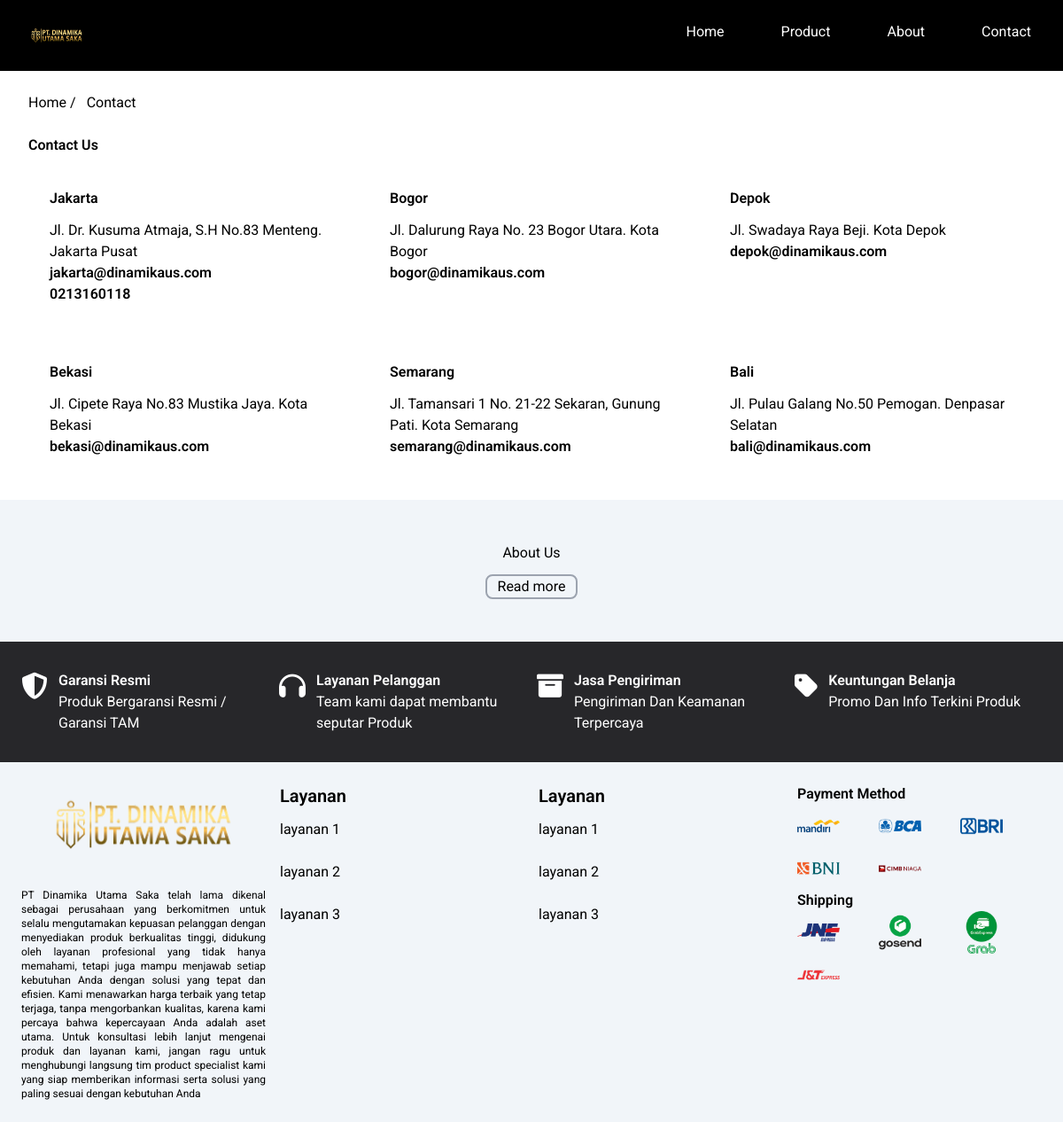
The page /contact.php on the database its author committed.
### tables this page shows
CREATE TABLE `tbl_settings_logo` (
  `SettingsLogoID` int(11) NOT NULL,
  `StatusID` int(11) NOT NULL,
  `SettingsLogoName` varchar(255) NOT NULL,
  `SettingsLogoValue` varchar(255) DEFAULT NULL,
  `CreateBy` varchar(20) DEFAULT NULL,
  `CreateTime` timestamp NOT NULL DEFAULT current_timestamp(),
  `UpdateBy` varchar(20) DEFAULT NULL,
  `UpdateTime` timestamp NULL DEFAULT NULL
);

CREATE TABLE `tbl_contact` (
  `ContactID` int(11) NOT NULL,
  `StatusID` int(11) NOT NULL,
  `ContactNameArea` text NOT NULL,
  `ContactAddress` text DEFAULT NULL,
  `ContactLinkGmaps` text DEFAULT NULL,
  `ContactEmail` text NOT NULL,
  `ContactNumber` varchar(15) DEFAULT NULL,
  `CreateBy` varchar(20) DEFAULT NULL,
  `CreateTime` timestamp NOT NULL DEFAULT current_timestamp(),
  `UpdateBy` varchar(20) DEFAULT NULL,
  `UpdateTime` timestamp NULL DEFAULT NULL
);

CREATE TABLE `tbl_payment` (
  `PaymentID` int(11) NOT NULL,
  `StatusID` int(11) NOT NULL,
  `PaymentName` varchar(50) NOT NULL,
  `PaymentPhoto` varchar(255) DEFAULT NULL,
  `CreateBy` varchar(20) DEFAULT NULL,
  `CreateTime` timestamp NOT NULL DEFAULT current_timestamp(),
  `UpdateBy` varchar(20) DEFAULT NULL,
  `UpdateTime` timestamp NULL DEFAULT NULL
);

CREATE TABLE `tbl_shipping` (
  `ShippingID` int(11) NOT NULL,
  `StatusID` int(11) NOT NULL,
  `ShippingName` varchar(50) NOT NULL,
  `ShippingPhoto` varchar(255) DEFAULT NULL,
  `CreateBy` varchar(20) DEFAULT NULL,
  `CreateTime` timestamp NOT NULL DEFAULT current_timestamp(),
  `UpdateBy` varchar(20) DEFAULT NULL,
  `UpdateTime` timestamp NULL DEFAULT NULL
);

### contact.php (the view, shortened to what the rows shown need)
<?php
require_once('includes/helpers/WebRootPath.php');
require_once('includes/class/MetaClass.php');
$Meta           = new Meta();
require_once('includes/component/Header.php');
require_once('includes/class/ProductClass.php');
$Product        = new Product();
require_once('includes/class/SettingsClass.php');
$SettingsLogo   = new Settings();
require_once('includes/component/Navbar.php');
require_once('includes/class/ContactClass.php');
$Contact        = new Contact();
require_once('includes/class/PaymentLogoClass.php');
$PaymentLogo    = new PaymentLogo();
require_once('includes/class/ShippingLogoClass.php');
$ShippingLogo   = new ShippingLogo();
require_once('includes/component/SidebarMenu.php');
?>
<div class='mx-8 my-6'>
    <div>
        <div class="grid lg:grid-cols-3 grid-cols-1 justify-items-start gap-4">
            <?php foreach ($Contact->fetchContact() as $row) : ?>
                <div class='p-6'>
                    <h4 class='font-semibold mb-3'><?= $row['ContactNameArea']; ?></h4>
                    <a href="<?= $row['ContactLinkGmaps']; ?>" target="_blank" rel="nofollow">
                        <p><?= $row['ContactAddress']; ?></p>
                    </a>
                    <a href="mailto:<?= $row['ContactEmail']; ?>" target="_blank" rel="nofollow">
                        <p class="font-semibold"><?= $row['ContactEmail']; ?></p>
                    </a>
                    <a href="tel:<?= $row['ContactNumber']; ?>" target="_blank" rel="nofollow">
                        <p class="font-semibold"><?= $row['ContactNumber']; ?></p>
                    </a>
                </div>
            <?php endforeach; ?>
        </div>
    </div>
</div>
<?php
require_once('includes/component/Footer.php');
require_once('includes/component/Script.php');
require_once('includes/component/EndFooter.php');
?>

### includes/component/Navbar.php (shortened to what the rows shown need)
<div class='bg-black' style="position: relative;">
    <div class='mx-6 hidden lg:block '>
        <div class="flex justify-between">
            <a href="<?= WebRootPath(); ?>index.php">
                <?php foreach ($SettingsLogo->fetchLogoHeaderorNavbar() as $row) : ?>
                    <img src="<?= WebRootPath(); ?>admin/assets/img/settingslogo/<?= $row['SettingsLogoValue']; ?>" class='w-20 h-20 mr-3' alt="<?= $row['SettingsLogoValue']; ?>">
                <?php endforeach; ?>
            </a>
                                <?php foreach ($Product->fetchProductNavbar() as $row) : ?>
                                    <div class='grid'>
                                        <a href="<?= WebRootPath(); ?>products.php?page=<?= $row['ProductCategoryID']; ?>">
                                            <img class='w-32' src="<?= WebRootPath(); ?>admin/assets/img/productcategoryphoto/<?= $row['ProductCategoryPhoto']; ?>" alt="<?= $row['ProductCategoryPhoto']; ?>">
                                            <p class="text-sm mt-5"><?= $row['ProductCategoryName']; ?></p>
                                        </a>
                                    </div>
                                <?php endforeach; ?>
        </div>
    </div>
</div>

### includes/component/Footer.php (shortened to what the rows shown need)
<Footer class='bg-slate-100'>
    <div class='grid lg:grid-cols-4 grid-cols-1 gap-4 px-6 py-6'>
        <div class=''>
            <div class='grid justify-items-center'>
                <div class='grid lg:gap-3'>
                    <?php foreach ($SettingsLogo->fetchLogoFooter() as $row) : ?>
                        <img src="<?= WebRootPath(); ?>admin/assets/img/settingslogo/<?= $row['SettingsLogoValue']; ?>" alt="<?= $row['SettingsLogoValue']; ?>">
                    <?php endforeach; ?>
                    <?php foreach ($SettingsLogo->fetchAboutUs() as $row) : ?>
                        <p class='text-xs mt-3' style="text-align: justify;"><?= $row['SettingsValue']; ?></p>
                    <?php endforeach; ?>
                </div>
            </div>
        </div>
        <div>
            <div class='grid'>
                <div class=''>
                    <div class="grid grid-cols-3">
                        <?php foreach ($PaymentLogo->fetchPaymentLogo() as $row) : ?>
                            <img class="w-12 h-12" src="<?= WebRootPath(); ?>admin/assets/img/paymentlogo/<?= $row['PaymentPhoto']; ?>" class='w-20 h-20 mr-3' alt="<?= $row['PaymentPhoto']; ?>">
                        <?php endforeach; ?>
                    </div>
                </div>
                <div class=''>
                    <div class="grid grid-cols-3">
                        <?php foreach ($ShippingLogo->fetchShippingLogo() as $row) : ?>
                            <img class="w-12 h-12" src="<?= WebRootPath(); ?>admin/assets/img/shippinglogo/<?= $row['ShippingPhoto']; ?>" class='w-20 h-20 mr-3' alt="<?= $row['ShippingPhoto']; ?>">
                        <?php endforeach; ?>
                    </div>
                </div>
            </div>
        </div>
    </div>
</Footer>

### rows shown on the page
tbl_settings_logo: SettingsLogoValue (picture)
tbl_contact: ContactNameArea "Jakarta", ContactAddress "Jl. Dr. Kusuma Atmaja, S.H No.83 Menteng. Jakarta Pusat", ContactEmail "jakarta@dinamikaus.com", ContactNumber "0213160118"
tbl_contact: ContactNameArea "Bogor", ContactAddress "Jl. Dalurung Raya No. 23 Bogor Utara. Kota Bogor", ContactEmail "bogor@dinamikaus.com"
tbl_contact: ContactNameArea "Depok", ContactAddress "Jl. Swadaya Raya Beji. Kota Depok", ContactEmail "depok@dinamikaus.com"
tbl_contact: ContactNameArea "Bekasi", ContactAddress "Jl. Cipete Raya No.83 Mustika Jaya. Kota Bekasi", ContactEmail "bekasi@dinamikaus.com"
tbl_contact: ContactNameArea "Semarang", ContactAddress "Jl. Tamansari 1 No. 21-22 Sekaran, Gunung Pati. Kota Semarang", ContactEmail "semarang@dinamikaus.com"
tbl_contact: ContactNameArea "Bali", ContactAddress "Jl. Pulau Galang No.50 Pemogan. Denpasar Selatan", ContactEmail "bali@dinamikaus.com"
tbl_settings_logo: SettingsLogoValue (picture)
tbl_payment: PaymentPhoto (picture)
tbl_payment: PaymentPhoto (picture)
tbl_payment: PaymentPhoto (picture)
tbl_payment: PaymentPhoto (picture)
tbl_payment: PaymentPhoto (picture)
tbl_shipping: ShippingPhoto (picture)
tbl_shipping: ShippingPhoto (picture)
tbl_shipping: ShippingPhoto (picture)
tbl_shipping: ShippingPhoto (picture)
